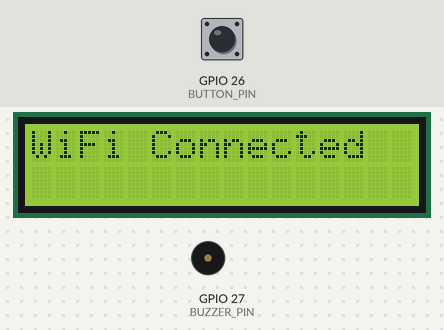
Bench run of a sketch on a simulated ESP32. On the bench: 16×2 character LCD, buzzer (waves = sounding, pin HIGH). The test bench sets the inputs (shaded band); at power-on: GPIO 26 (BUTTON_PIN) LOW. WiFi joins after 1.5 s; servers stay silent unless stated; uploads are accepted with an empty reply; the local clock reads 2024-03-15 10:24:30 at power-on unless the sketch sets it; what the sketch prints to the serial monitor is not drawn.

Above: at 1.6 s.
At 3.9 s:
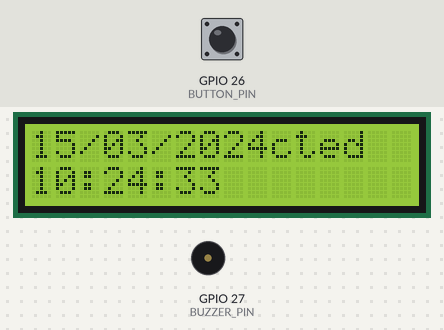
4.0 s: GPIO 26 (BUTTON_PIN) pulled HIGH for 3.2 s
At 6.2 s:
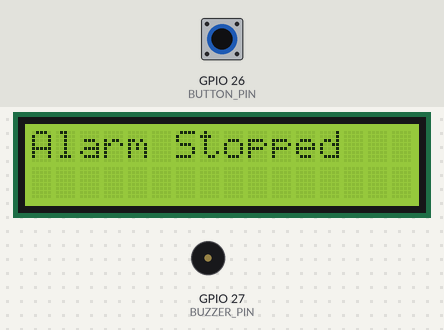
At 7.7 s:
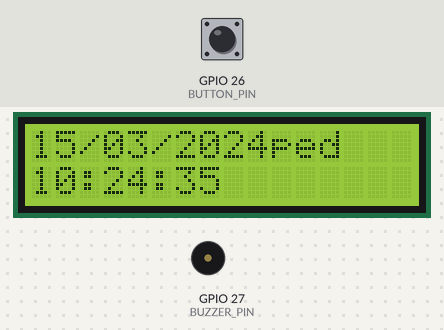
Timing chart, 0 to 9.2 s (numbered marks = the images above; inputs shaded):
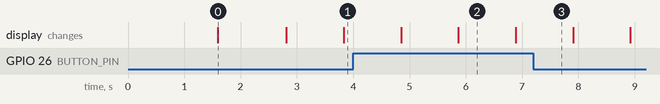

The sketch:

ESP32_water_clock.ino
```cpp
#include <WiFi.h>
#include <Wire.h>
#include <LiquidCrystal_I2C.h>
#include "time.h"
#include <HTTPClient.h>

// ===== LCD =====
#define SDA_PIN 23
#define SCL_PIN 22
LiquidCrystal_I2C lcd(0x27, 16, 2);

// ===== PINS =====
#define BUZZER_PIN 27
#define BUTTON_PIN 26

// ===== WIFI =====
const char* ssid = "wifi name";
const char* password = "password";

// ===== BLYNK =====
String token = "blynk token";

// ===== TIME =====
const char* ntpServer = "pool.ntp.org";
const long gmtOffset_sec = 19800;
const int daylightOffset_sec = 0;

// ===== ALARM =====
int alarmHour = -1, alarmMinute = -1, alarmSecond = -1;
bool alarmSet = false;
bool alarmTriggered = false;

// ===== DEBOUNCE =====
unsigned long lastDebounceTime = 0;
const unsigned long debounceDelay = 200;
bool lastButtonState = LOW;
bool buttonState = LOW;

// ===== HTTP =====
String httpGET(String url) {
  HTTPClient http;
  http.begin(url);

  int code = http.GET();
  String payload = "";

  if (code > 0) payload = http.getString();
  else Serial.println("HTTP Error");

  http.end();
  return payload;
}

// ===== FETCH ALARM =====
void fetchAlarm() {
  String url = "https://(region).blynk.cloud/external/api/get?token=" + token + "&(blynk pin)";//change blynk pin and region
  String payload = httpGET(url);
  payload.trim();

  int h, m, s;
  if (sscanf(payload.c_str(), "%d:%d:%d", &h, &m, &s) == 3) {
    alarmHour = h;
    alarmMinute = m;
    alarmSecond = s;
    alarmSet = true;
    alarmTriggered = false;
  }
}

// ===== SEND ALARM =====
void sendAlarm(String timeStr) {
  String url = "https://(region).blynk.cloud/external/api/update?token=" + token + "&(pin)=" + timeStr; //change pin and region
  httpGET(url);
}

void setup() {
  Serial.begin(115200);

  pinMode(BUZZER_PIN, OUTPUT);
  pinMode(BUTTON_PIN, INPUT); // or INPUT_PULLUP if wired that way

  // ===== I2C =====
  Wire.begin(SDA_PIN, SCL_PIN);
  lcd.init();
  lcd.backlight();

  lcd.setCursor(0, 0);
  lcd.print("Connecting WiFi");

  WiFi.begin(ssid, password);
  while (WiFi.status() != WL_CONNECTED) {
    delay(500);
  }

  lcd.clear();
  lcd.print("WiFi Connected");
  delay(1000);

  configTime(gmtOffset_sec, daylightOffset_sec, ntpServer);
  fetchAlarm();
}

void loop() {
  struct tm timeinfo;

  // ===== SERIAL INPUT =====
  if (Serial.available()) {
    String input = Serial.readStringUntil('\n');
    input.trim();

    int h, m, s;
    if (sscanf(input.c_str(), "%d:%d:%d", &h, &m, &s) == 3) {
      alarmHour = h;
      alarmMinute = m;
      alarmSecond = s;
      alarmSet = true;
      alarmTriggered = false;

      char buffer[10];
      sprintf(buffer, "%02d:%02d:%02d", h, m, s);
      sendAlarm(String(buffer));
    }
  }

  // ===== AUTO FETCH =====
  static unsigned long lastFetch = 0;
  if (millis() - lastFetch > 30000) {
    fetchAlarm();
    lastFetch = millis();
  }

  // ===== TIME =====
  if (!getLocalTime(&timeinfo)) return;

  // ===== SERIAL OUTPUT =====
  Serial.printf("Date: %02d/%02d/%04d  ",
                timeinfo.tm_mday,
                timeinfo.tm_mon + 1,
                timeinfo.tm_year + 1900);

  Serial.printf("Time: %02d:%02d:%02d\n",
                timeinfo.tm_hour,
                timeinfo.tm_min,
                timeinfo.tm_sec);

  // ===== DEBOUNCED BUTTON =====
  bool reading = digitalRead(BUTTON_PIN);

  if (reading != lastButtonState) {
    lastDebounceTime = millis();
  }

  if ((millis() - lastDebounceTime) > debounceDelay) {
    if (reading != buttonState) {
      buttonState = reading;

      if (buttonState == HIGH) {
        digitalWrite(BUZZER_PIN, LOW);
        alarmTriggered = false;

        lcd.clear();
        lcd.setCursor(0, 0);
        lcd.print("Alarm Stopped");
        delay(1000);
      }
    }
  }

  lastButtonState = reading;

  // ===== ALARM TRIGGER =====
  if (alarmSet &&
      timeinfo.tm_hour == alarmHour &&
      timeinfo.tm_min == alarmMinute &&
      timeinfo.tm_sec == alarmSecond &&
      !alarmTriggered) {

    digitalWrite(BUZZER_PIN, HIGH);
    alarmTriggered = true;

    lcd.clear();
    lcd.setCursor(0, 0);
    lcd.print("*** ALARM ***");
    lcd.setCursor(0, 1);
    lcd.print("Wake Up!");
  }

  // ===== LCD DISPLAY =====
  if (!alarmTriggered) {
    lcd.setCursor(0, 0);
    lcd.printf("%02d/%02d/%04d",
               timeinfo.tm_mday,
               timeinfo.tm_mon + 1,
               timeinfo.tm_year + 1900);

    lcd.setCursor(0, 1);
    lcd.printf("%02d:%02d:%02d",
               timeinfo.tm_hour,
               timeinfo.tm_min,
               timeinfo.tm_sec);
  }

  delay(1000);
}
```

Measured:
- after the input at 4.0 s, the display: first differs from a run without the input after 1.9 s (image 2)
- what the display in image 0 shows lasts 1.2 s, from 1.6 s to 2.8 s
- what the display in image 2 shows lasts 1.0 s, from 5.9 s to 6.9 s
